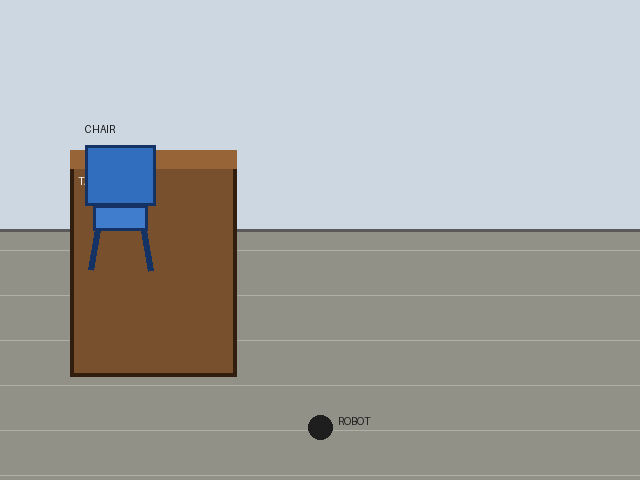
#> input picture data/scene_01/rgb.png, 640 x 480 px, found by its file name
$ python preview_scene.py
#> lines starting #> are read from the running program, lines starting #| are printed output that depends on the picture
from pathlib import Path
from PIL import Image
import matplotlib.pyplot as plt
import numpy as np

ROOT=Path(__file__).resolve().parent
scene=ROOT/'data'/'scene_01'
rgb=Image.open(scene/'rgb.png')
#> rgb is the input picture: PIL image 640x480 RGB; mean R, G, B 165.8, 167.1, 165
depth=np.array(Image.open(scene/'depth.png')).astype(float)*0.001
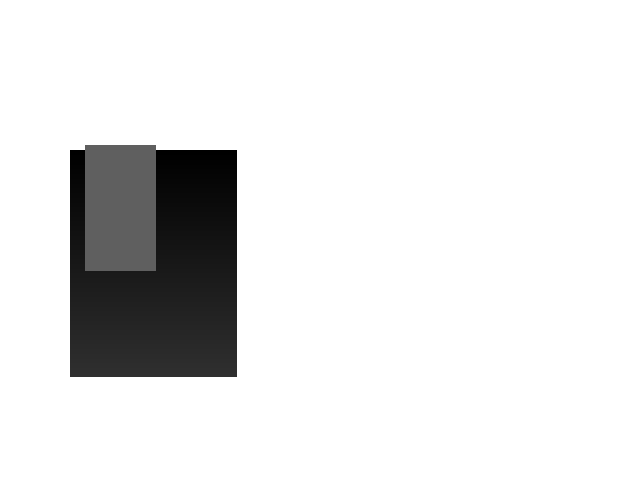
#> input picture data/scene_01/depth.png, 640 x 480 px, found by its file name

plt.figure(figsize=(8,6)); plt.imshow(rgb); plt.axis('off'); plt.title('Synthetic RGB Scene'); plt.tight_layout(); plt.savefig(ROOT/'results'/'rgb_scene_preview.png',dpi=200); plt.show()
plt.figure(figsize=(8,6)); plt.imshow(depth); plt.colorbar(label='Depth (m)'); plt.axis('off'); plt.title('Synthetic Depth Image'); plt.tight_layout(); plt.savefig(ROOT/'results'/'depth_scene_preview.png',dpi=200); plt.show()
#> after `plt.figure(figsize=(8, 6))`:
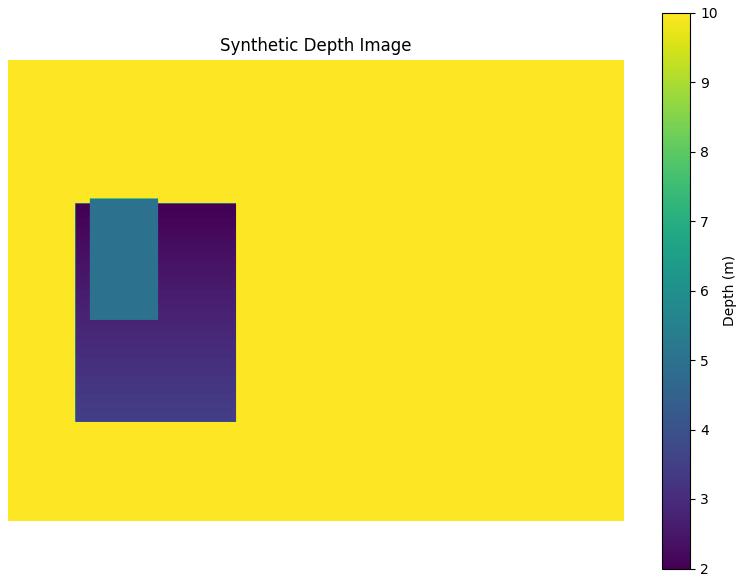
#> figure drawn by matplotlib, 2 panels
